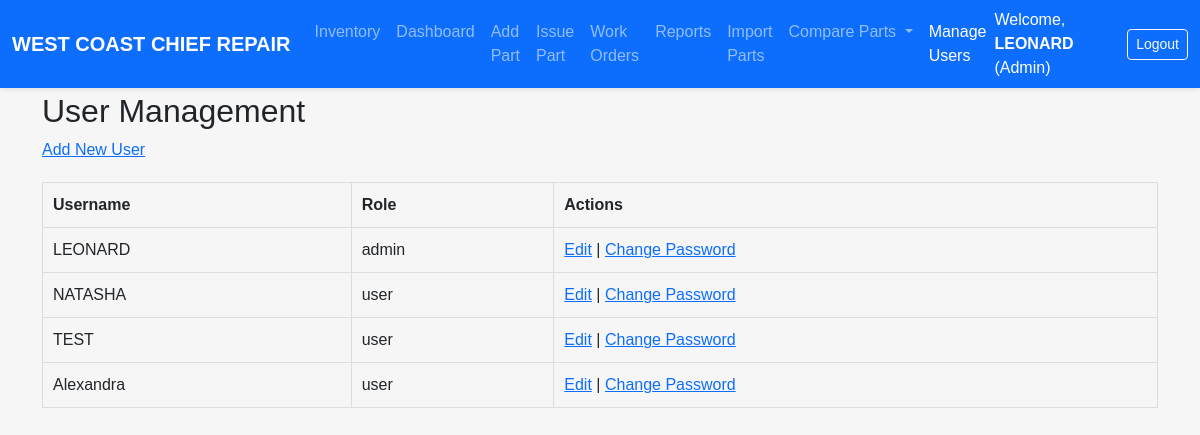
The app's page /users (signed in), older data.
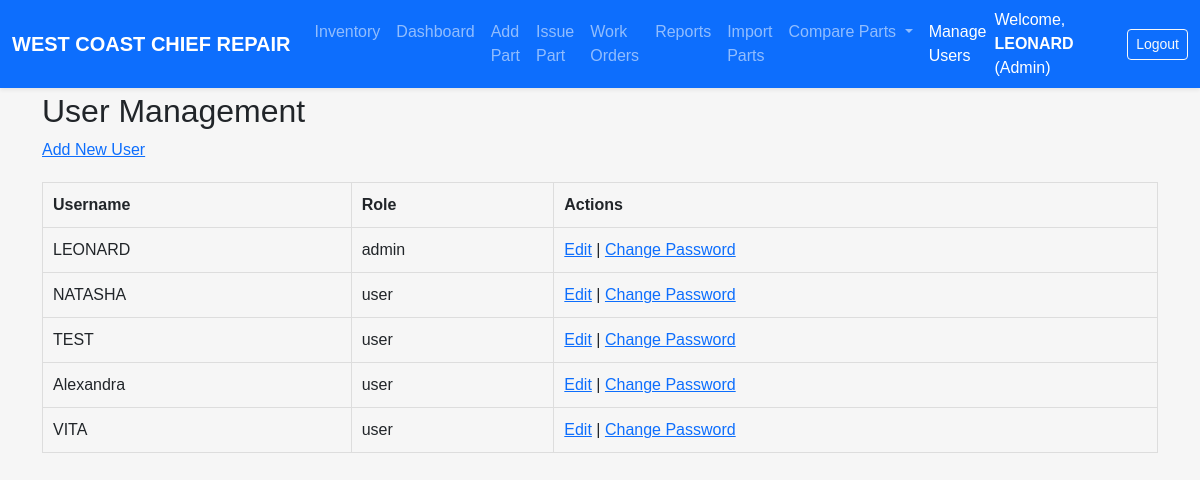
The same page, newer data.
### models.py (models this page shows, shortened)
class User(UserMixin, db.Model):
    id = db.Column(db.Integer, primary_key=True)
    username = db.Column(db.String(64), unique=True, nullable=False)
    password_hash = db.Column(db.String(128), nullable=False)
    role = db.Column(db.String(20), nullable=False, default=ROLE_USER)
    @property
    def password(self):
        raise AttributeError('password is not a readable attribute')

### inventory/routes.py (the view)
@inventory_bp.route('/users')
@login_required
def users():
    if current_user.role == 'superadmin':
        users_list = User.query.all()
    elif current_user.role == 'admin':
        users_list = User.query.filter(
            (User.role == 'user') | (User.id == current_user.id)
        ).all()
    else:
        flash("Access denied", "danger")
        return redirect(url_for('inventory.dashboard'))
    return render_template('users.html', users=users_list)

### auth/routes.py (called while the page is built)
@login_manager.user_loader
def load_user(user_id):
    return User.query.get(int(user_id))

### templates/users.html (shortened to what this page needs)
{% extends "base.html" %}
{% block content %}
<h2>User Management</h2>
<a href="{{ url_for('inventory.add_user') }}">Add New User</a>
<table>
  <thead>
    <tr>
      <th>Username</th>
      <th>Role</th>
      <th>Actions</th>
    </tr>
  </thead>
  <tbody>
  {% for user in users %}
    <tr>
      <td>{{ user.username }}</td>
      <td>{{ user.role }}</td>
      <td>
        {% if current_user.role == 'superadmin' or (current_user.role == 'admin' and user.role == 'user') or user.id == current_user.id %}
          <a href="{{ url_for('inventory.edit_user', user_id=user.id) }}">Edit</a> |
          <a href="{{ url_for('inventory.change_password', user_id=user.id) }}">Change Password</a>
        {% else %}
          -
        {% endif %}
      </td>
    </tr>
  {% endfor %}
  </tbody>
</table>
{% endblock %}

### templates/base.html (shortened to what this page needs)
<!DOCTYPE html>
<html lang="en">
<head>
  <link href="https://cdn.jsdelivr.net/npm/bootstrap@5.3.3/dist/css/bootstrap.min.css"
        rel="stylesheet"
 />
  <link rel="stylesheet" href="{{ url_for('static', filename='style.css') }}" />
</head>
<body>
  <nav class="navbar navbar-expand-lg navbar-dark bg-primary shadow-sm fixed-top">
    <div class="container-fluid">
      <a class="navbar-brand fw-bold" href="{{ url_for('inventory.dashboard') }}">
        WEST COAST CHIEF REPAIR
      </a>
      <div class="collapse navbar-collapse" id="navbarMain">
        <ul class="navbar-nav me-auto mb-2 mb-lg-0">
          <li class="nav-item">
            <a class="nav-link{% if request.endpoint and request.endpoint == 'inventory.location_report' %} active{% endif %}"
               href="{{ url_for('inventory.location_report') }}">Inventory</a>
          </li>
          <li class="nav-item">
            <a class="nav-link{% if request.endpoint and request.endpoint == 'inventory.dashboard' %} active{% endif %}"
               href="{{ url_for('inventory.dashboard') }}">Dashboard</a>
          </li>
          <li class="nav-item">
            <a class="nav-link{% if request.endpoint and request.endpoint == 'inventory.add_part' %} active{% endif %}"
               href="{{ url_for('inventory.add_part') }}">Add Part</a>
          </li>
          <li class="nav-item">
            <a class="nav-link{% if request.endpoint and request.endpoint == 'inventory.issue_part' %} active{% endif %}"
               href="{{ url_for('inventory.issue_part') }}">Issue Part</a>
          </li>
            {% set is_wo = request.endpoint and request.endpoint.startswith('inventory.wo_') %}
            <li class="nav-item">
                <a class="nav-link{{ ' active' if is_wo else '' }}"
                    href="{{ url_for('inventory.wo_list') }}">
                    Work Orders
                </a>
          </li>
          <li class="nav-item">
            <a class="nav-link{% if request.endpoint and request.endpoint.startswith('inventory.reports') %} active{% endif %}"
               href="{{ url_for('inventory.reports_grouped') }}">Reports</a>
          </li>
          <li class="nav-item">
            <a class="nav-link{% if request.endpoint and request.endpoint.startswith('inventory.import_parts') %} active{% endif %}"
               href="{{ url_for('inventory.import_parts') }}">Import Parts</a>
          </li>
          <li class="nav-item dropdown">
            <a class="nav-link dropdown-toggle" href="#" id="compareDropdown" role="button"
               data-bs-toggle="dropdown" data-bs-display="static" aria-expanded="false">
              Compare Parts
            </a>
          </li>
          {% if current_user.is_authenticated and current_user.role in ['superadmin', 'admin'] %}
          <li class="nav-item">
            <a class="nav-link{% if request.endpoint and request.endpoint.startswith('inventory.users') %} active{% endif %}"
               href="{{ url_for('inventory.users') }}">Manage Users</a>
          </li>
          {% endif %}
        </ul>
        {% if current_user.is_authenticated %}
        <div class="d-flex align-items-center">
          <span class="text-white me-3">
            Welcome, <strong>{{ current_user.username }}</strong> ({{ current_user.role.capitalize() }})
          </span>
          <a href="{{ url_for('auth.logout') }}" class="btn btn-outline-light btn-sm">Logout</a>
        </div>
        {% endif %}
      </div>
    </div>
  </nav>
  <main class="container" style="padding-top: 4.5rem;">
    {% block content %}{% endblock %}
  </main>
</body>
</html>

Row changes from the older to the newer data that the page shows:
added User: username "VITA", role "user"
